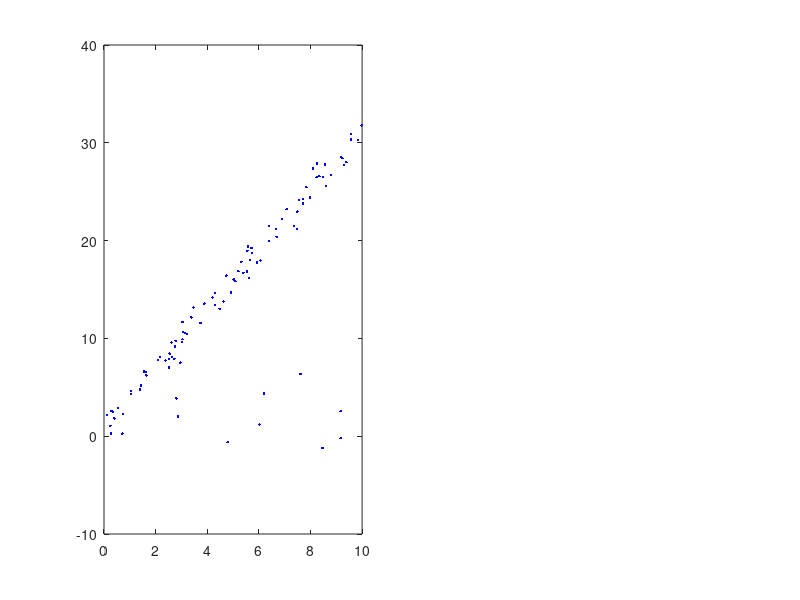

Here is the MATLAB script that generated this plot: (Note: this script raises an error after producing the figure.)
clear;
clc;
load('data_points_line.mat');

%% Q8 parameters
S = 2;
RANSAC_threshold = 3;
required_probability = 0.99;
outlier_percentage = 10;
inlier_fraction = (100 - outlier_percentage)/100;

figure('name','Question 8','units','normalized','outerposition',[0 0 1 1])
subplot(1,2,1);
plot(points(:,1),points(:,2),'.b');
hold on;

%% least square fit of all points
line_whole = OLS(points);%line = [slope ;C]
x = min(points(:,1)):0.5:max(points(:,1));
plot(x,line_whole(1)*x+line_whole(2),'-r');
hold on;

%% RANSAC then least square fit
inliers = Ransac(points,required_probability,inlier_fraction,S,RANSAC_threshold);
line_inliers = OLS(inliers);
plot(x,line_inliers(1)*x+line_inliers(2),'-g');
%% Graph Labels and titles
legend({'points','Least Square using all points','Least Square using inliers'},'location','northwest');
xlabel('X');
ylabel('Y');
title('(Q8a) Least Square and RANSAC');
hold off;

subplot(1,2,2);
plot(points(:,1),points(:,2),'.b');
hold on;

%% PCA of all points
PCA_whole = PCA(points);
plot(x,PCA_whole(1)*x+PCA_whole(2),'-r');
hold on;

%% RANSAC then PCA
PCA_inliers = PCA(inliers);
plot(x,PCA_inliers(1)*x+PCA_inliers(2),'-g');
%% Graph Labels and titles
legend({'points','PCA using all points','PCA using inliers'},'location','northwest');
xlabel('X');
ylabel('Y');
title('(Q8b) PCA and RANSAC');
hold off;